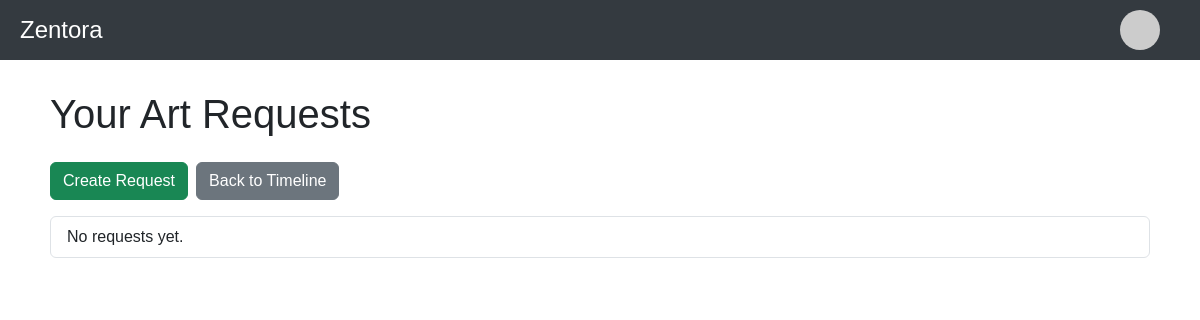
Page /accounts/requests/ (signed in) on the earlier database version.
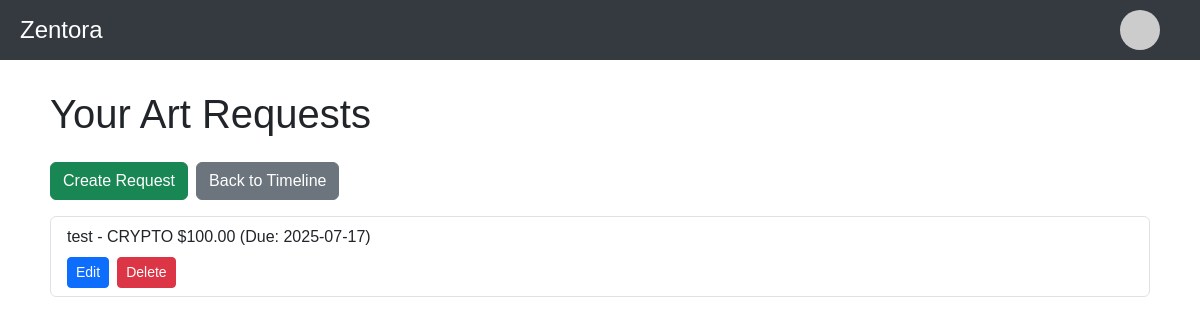
Same page on the later database version.
### accounts/models.py (models this page shows, shortened)
class Request(models.Model):
    user = models.ForeignKey('ZentoraUser', on_delete=models.CASCADE)
    title = models.CharField(max_length=200)
    description = models.TextField()
    style = models.CharField(max_length=100, blank=True)
    genre = models.CharField(max_length=100, blank=True)
    deadline = models.DateField()
    reward_type = models.CharField(max_length=10, choices=[('CASH', 'Cash'), ('CRYPTO', 'Crypto')])
    reward_amount = models.DecimalField(max_digits=10, decimal_places=2)
    created_at = models.DateTimeField(auto_now_add=True)

### accounts/views.py (the view)
# urls.py: path('requests/', views.request_list, name='request_list'),
def request_list(request):
    if not request.user.is_authenticated:
        return redirect('login')
    requests = Request.objects.filter(user=request.user)
    return render(request, 'accounts/request_list.html', {'requests': requests})

### accounts/templates/accounts/request_list.html (shortened to what this page needs)
{% extends 'base.html' %}
{% block content %}
    <h1 class="mb-4">Your Art Requests</h1>
    <div class="d-flex gap-2 mb-3">
        <a href="{% url 'request_create' %}" class="btn btn-success">Create Request</a>
        {% if user.account_type == 'DEV' %}
            <a href="{% url 'timeline' %}" class="btn btn-secondary">Back to Timeline</a>
        {% endif %}
    </div>
    <div class="list-group">
    {% for request in requests %}
        <div class="list-group-item">
            {{ request.title }} - {{ request.reward_type }} ${{ request.reward_amount }} (Due: {{ request.deadline|date:"Y-m-d" }})
            <div class="d-flex gap-2 mt-2">
                <a href="{% url 'request_update' request.pk %}" class="btn btn-primary btn-sm">Edit</a>
                <a href="{% url 'request_delete' request.pk %}" class="btn btn-danger btn-sm">Delete</a>
            </div>
        </div>
    {% empty %}
        <div class="list-group-item">No requests yet.</div>
    {% endfor %}
    </div>
{% endblock %}

Differences in the rows shown:
added Request: title "test", reward_type "CRYPTO", reward_amount "100.00", deadline "2025-07-17"
Other differences:
text no longer shown: "No requests yet."
